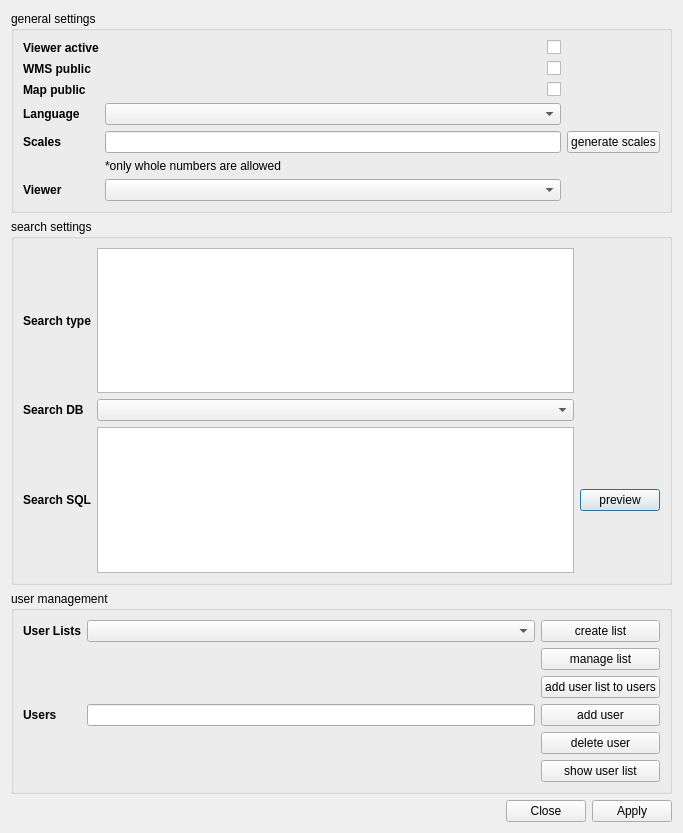
<?xml version="1.0" encoding="UTF-8"?>
<ui version="4.0">
 <class>map_settings</class>
 <widget class="QDialog" name="map_settings">
  <property name="geometry">
   <rect>
    <x>0</x>
    <y>0</y>
    <width>683</width>
    <height>833</height>
   </rect>
  </property>
  <property name="windowTitle">
   <string>Map Settings</string>
  </property>
  <layout class="QGridLayout" name="gridLayout">
   <item row="5" column="0">
    <widget class="QGroupBox" name="groupBox_2">
     <property name="title">
      <string>search settings</string>
     </property>
     <layout class="QGridLayout" name="gridLayout_4">
      <item row="3" column="2">
       <widget class="QPushButton" name="sql_preview_btn">
        <property name="text">
         <string>preview</string>
        </property>
       </widget>
      </item>
      <item row="0" column="1">
       <widget class="QListWidget" name="search_type_list"/>
      </item>
      <item row="2" column="0">
       <widget class="QLabel" name="search_db_lbl">
        <property name="font">
         <font>
          <weight>75</weight>
          <bold>true</bold>
         </font>
        </property>
        <property name="text">
         <string>Search DB</string>
        </property>
       </widget>
      </item>
      <item row="3" column="0">
       <widget class="QLabel" name="search_sql_lbl">
        <property name="font">
         <font>
          <weight>75</weight>
          <bold>true</bold>
         </font>
        </property>
        <property name="text">
         <string>Search SQL</string>
        </property>
       </widget>
      </item>
      <item row="0" column="0">
       <widget class="QLabel" name="search_type_lbl">
        <property name="font">
         <font>
          <weight>75</weight>
          <bold>true</bold>
         </font>
        </property>
        <property name="text">
         <string>Search type</string>
        </property>
       </widget>
      </item>
      <item row="2" column="1">
       <widget class="QComboBox" name="search_db_combobox"/>
      </item>
      <item row="3" column="1">
       <widget class="QgsCodeEditorSQL" name="search_sql_textedit"/>
      </item>
     </layout>
    </widget>
   </item>
   <item row="4" column="0">
    <widget class="QGroupBox" name="settings_box">
     <property name="title">
      <string>general settings</string>
     </property>
     <layout class="QGridLayout" name="gridLayout_2">
      <item row="10" column="0">
       <widget class="QLabel" name="viewer_lbl">
        <property name="font">
         <font>
          <weight>75</weight>
          <bold>true</bold>
         </font>
        </property>
        <property name="text">
         <string>Viewer</string>
        </property>
       </widget>
      </item>
      <item row="3" column="0">
       <widget class="QLabel" name="language_lbl">
        <property name="font">
         <font>
          <weight>75</weight>
          <bold>true</bold>
         </font>
        </property>
        <property name="text">
         <string>Language</string>
        </property>
       </widget>
      </item>
      <item row="0" column="0">
       <widget class="QLabel" name="viewer_active_lbl">
        <property name="font">
         <font>
          <weight>75</weight>
          <bold>true</bold>
         </font>
        </property>
        <property name="text">
         <string>Viewer active</string>
        </property>
       </widget>
      </item>
      <item row="3" column="1">
       <widget class="QComboBox" name="language_combobox"/>
      </item>
      <item row="10" column="1">
       <widget class="QComboBox" name="viewer_combobox"/>
      </item>
      <item row="8" column="1">
       <widget class="QLineEdit" name="scales_lineedit"/>
      </item>
      <item row="1" column="0">
       <widget class="QLabel" name="wms_public_lbl">
        <property name="font">
         <font>
          <weight>75</weight>
          <bold>true</bold>
         </font>
        </property>
        <property name="text">
         <string>WMS public</string>
        </property>
       </widget>
      </item>
      <item row="2" column="0">
       <widget class="QLabel" name="map_public_lbl">
        <property name="font">
         <font>
          <weight>75</weight>
          <bold>true</bold>
         </font>
        </property>
        <property name="text">
         <string>Map public</string>
        </property>
       </widget>
      </item>
      <item row="8" column="2">
       <widget class="QPushButton" name="generate_scales_btn">
        <property name="acceptDrops">
         <bool>false</bool>
        </property>
        <property name="layoutDirection">
         <enum>Qt::LeftToRight</enum>
        </property>
        <property name="autoFillBackground">
         <bool>false</bool>
        </property>
        <property name="text">
         <string>generate scales</string>
        </property>
       </widget>
      </item>
      <item row="2" column="1">
       <widget class="QCheckBox" name="map_public_chkb">
        <property name="layoutDirection">
         <enum>Qt::RightToLeft</enum>
        </property>
        <property name="checked">
         <bool>false</bool>
        </property>
        <property name="autoExclusive">
         <bool>false</bool>
        </property>
       </widget>
      </item>
      <item row="8" column="0">
       <widget class="QLabel" name="scales_lbl">
        <property name="font">
         <font>
          <weight>75</weight>
          <bold>true</bold>
         </font>
        </property>
        <property name="text">
         <string>Scales</string>
        </property>
       </widget>
      </item>
      <item row="0" column="1">
       <widget class="QCheckBox" name="viewer_active_chkb">
        <property name="layoutDirection">
         <enum>Qt::RightToLeft</enum>
        </property>
        <property name="checked">
         <bool>false</bool>
        </property>
        <property name="autoExclusive">
         <bool>false</bool>
        </property>
       </widget>
      </item>
      <item row="1" column="1">
       <widget class="QCheckBox" name="wms_public_chkb">
        <property name="layoutDirection">
         <enum>Qt::RightToLeft</enum>
        </property>
        <property name="checked">
         <bool>false</bool>
        </property>
        <property name="autoExclusive">
         <bool>false</bool>
        </property>
       </widget>
      </item>
      <item row="9" column="1">
       <widget class="QLabel" name="label">
        <property name="text">
         <string>*only whole numbers are allowed</string>
        </property>
       </widget>
      </item>
     </layout>
    </widget>
   </item>
   <item row="7" column="0">
    <widget class="QDialogButtonBox" name="save_settings_btn">
     <property name="orientation">
      <enum>Qt::Horizontal</enum>
     </property>
     <property name="standardButtons">
      <set>QDialogButtonBox::Apply|QDialogButtonBox::Close</set>
     </property>
    </widget>
   </item>
   <item row="6" column="0">
    <widget class="QGroupBox" name="groupBox">
     <property name="title">
      <string>user management</string>
     </property>
     <layout class="QGridLayout" name="gridLayout_3">
      <item row="0" column="0">
       <widget class="QLabel" name="user_list_lbl">
        <property name="font">
         <font>
          <weight>75</weight>
          <bold>true</bold>
         </font>
        </property>
        <property name="text">
         <string>User Lists</string>
        </property>
       </widget>
      </item>
      <item row="0" column="1">
       <widget class="QComboBox" name="user_list_combobox"/>
      </item>
      <item row="0" column="2">
       <widget class="QPushButton" name="create_pre_list_btn">
        <property name="text">
         <string>create list</string>
        </property>
       </widget>
      </item>
      <item row="1" column="2">
       <widget class="QPushButton" name="manage_pre_list_btn">
        <property name="text">
         <string>manage list</string>
        </property>
       </widget>
      </item>
      <item row="2" column="2">
       <widget class="QPushButton" name="add_pre_list_btn">
        <property name="text">
         <string>add user list to users</string>
        </property>
       </widget>
      </item>
      <item row="3" column="0">
       <widget class="QLabel" name="users_lbl">
        <property name="font">
         <font>
          <weight>75</weight>
          <bold>true</bold>
         </font>
        </property>
        <property name="text">
         <string>Users</string>
        </property>
       </widget>
      </item>
      <item row="3" column="1">
       <widget class="QLineEdit" name="users_lineedit">
        <property name="toolTip">
         <string>You can add only one user at a time</string>
        </property>
        <property name="toolTipDuration">
         <number>4</number>
        </property>
       </widget>
      </item>
      <item row="3" column="2">
       <widget class="QPushButton" name="add_users_btn">
        <property name="text">
         <string>add user</string>
        </property>
       </widget>
      </item>
      <item row="4" column="2">
       <widget class="QPushButton" name="delete_user_btn">
        <property name="text">
         <string>delete user</string>
        </property>
       </widget>
      </item>
      <item row="5" column="2">
       <widget class="QPushButton" name="show_user_list_btn">
        <property name="text">
         <string>show user list</string>
        </property>
       </widget>
      </item>
     </layout>
    </widget>
   </item>
  </layout>
 </widget>
 <customwidgets>
  <customwidget>
   <class>QgsCodeEditorSQL</class>
   <extends>QTextEdit</extends>
   <header>qgis/gui.h</header>
  </customwidget>
 </customwidgets>
 <resources/>
 <connections>
  <connection>
   <sender>save_settings_btn</sender>
   <signal>accepted()</signal>
   <receiver>map_settings</receiver>
   <slot>accept()</slot>
   <hints>
    <hint type="sourcelabel">
     <x>248</x>
     <y>254</y>
    </hint>
    <hint type="destinationlabel">
     <x>157</x>
     <y>274</y>
    </hint>
   </hints>
  </connection>
  <connection>
   <sender>save_settings_btn</sender>
   <signal>rejected()</signal>
   <receiver>map_settings</receiver>
   <slot>reject()</slot>
   <hints>
    <hint type="sourcelabel">
     <x>316</x>
     <y>260</y>
    </hint>
    <hint type="destinationlabel">
     <x>286</x>
     <y>274</y>
    </hint>
   </hints>
  </connection>
 </connections>
</ui>
